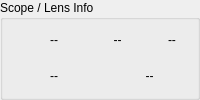
      <widget class="QGroupBox" name="infoGroupScope">
       <property name="title">
        <string>Scope / Lens Info</string>
       </property>
       <layout class="QGridLayout" name="gridLayout_2">
        <property name="leftMargin">
         <number>3</number>
        </property>
        <property name="topMargin">
         <number>3</number>
        </property>
        <property name="rightMargin">
         <number>3</number>
        </property>
        <property name="bottomMargin">
         <number>3</number>
        </property>
        <property name="spacing">
         <number>3</number>
        </property>
        <item row="1" column="3" colspan="3">
         <widget class="QLabel" name="l_FOV">
          <property name="toolTip">
           <string>Field of View (arcmin)</string>
          </property>
          <property name="text">
           <string>--</string>
          </property>
          <property name="scaledContents">
           <bool>false</bool>
          </property>
          <property name="alignment">
           <set>Qt::AlignCenter|Qt::AlignHCenter|Qt::AlignLeading|Qt::AlignLeft|Qt::AlignVCenter</set>
          </property>
         </widget>
        </item>
        <item row="0" column="0">
         <widget class="QLabel" name="focalLengthIcon">
          <property name="minimumSize">
           <size>
            <width>32</width>
            <height>32</height>
           </size>
          </property>
          <property name="maximumSize">
           <size>
            <width>32</width>
            <height>32</height>
           </size>
          </property>
          <property name="text">
           <string/>
          </property>
         </widget>
        </item>
        <item row="1" column="2">
         <widget class="QLabel" name="FOVIcon">
          <property name="minimumSize">
           <size>
            <width>32</width>
            <height>32</height>
           </size>
          </property>
          <property name="maximumSize">
           <size>
            <width>32</width>
            <height>32</height>
           </size>
          </property>
          <property name="text">
           <string/>
          </property>
         </widget>
        </item>
        <item row="0" column="3">
         <widget class="QLabel" name="l_Aperture">
          <property name="toolTip">
           <string>Aperture (mm)</string>
          </property>
          <property name="text">
           <string notr="true">--</string>
          </property>
          <property name="scaledContents">
           <bool>false</bool>
          </property>
          <property name="alignment">
           <set>Qt::AlignCenter|Qt::AlignHCenter|Qt::AlignLeading|Qt::AlignLeft|Qt::AlignVCenter</set>
          </property>
         </widget>
        </item>
        <item row="0" column="2">
         <widget class="QLabel" name="apertureIcon">
          <property name="minimumSize">
           <size>
            <width>32</width>
            <height>32</height>
           </size>
          </property>
          <property name="maximumSize">
           <size>
            <width>32</width>
            <height>32</height>
           </size>
          </property>
          <property name="text">
           <string/>
          </property>
         </widget>
        </item>
        <item row="1" column="0">
         <widget class="QLabel" name="focalRatioIcon">
          <property name="minimumSize">
           <size>
            <width>32</width>
            <height>32</height>
           </size>
          </property>
          <property name="maximumSize">
           <size>
            <width>32</width>
            <height>32</height>
           </size>
          </property>
          <property name="text">
           <string/>
          </property>
         </widget>
        </item>
        <item row="0" column="1">
         <widget class="QLabel" name="l_Focal">
          <property name="toolTip">
           <string>Focal Length (mm)</string>
          </property>
          <property name="text">
           <string notr="true">--</string>
          </property>
          <property name="scaledContents">
           <bool>false</bool>
          </property>
          <property name="alignment">
           <set>Qt::AlignCenter|Qt::AlignHCenter|Qt::AlignLeading|Qt::AlignLeft|Qt::AlignVCenter</set>
          </property>
         </widget>
        </item>
        <item row="0" column="5">
         <widget class="QLabel" name="l_Reducer">
          <property name="toolTip">
           <string>Reducer</string>
          </property>
          <property name="text">
           <string>--</string>
          </property>
         </widget>
        </item>
        <item row="1" column="1">
         <widget class="QLabel" name="l_FbyD">
          <property name="toolTip">
           <string>Focal Ratio</string>
          </property>
          <property name="text">
           <string notr="true">--</string>
          </property>
          <property name="scaledContents">
           <bool>false</bool>
          </property>
          <property name="alignment">
           <set>Qt::AlignCenter|Qt::AlignHCenter|Qt::AlignLeading|Qt::AlignLeft|Qt::AlignVCenter</set>
          </property>
         </widget>
        </item>
        <item row="0" column="4">
         <widget class="QLabel" name="reducerIcon">
          <property name="minimumSize">
           <size>
            <width>32</width>
            <height>32</height>
           </size>
          </property>
          <property name="maximumSize">
           <size>
            <width>32</width>
            <height>32</height>
           </size>
          </property>
          <property name="text">
           <string/>
          </property>
         </widget>
        </item>
       </layout>
      </widget>
